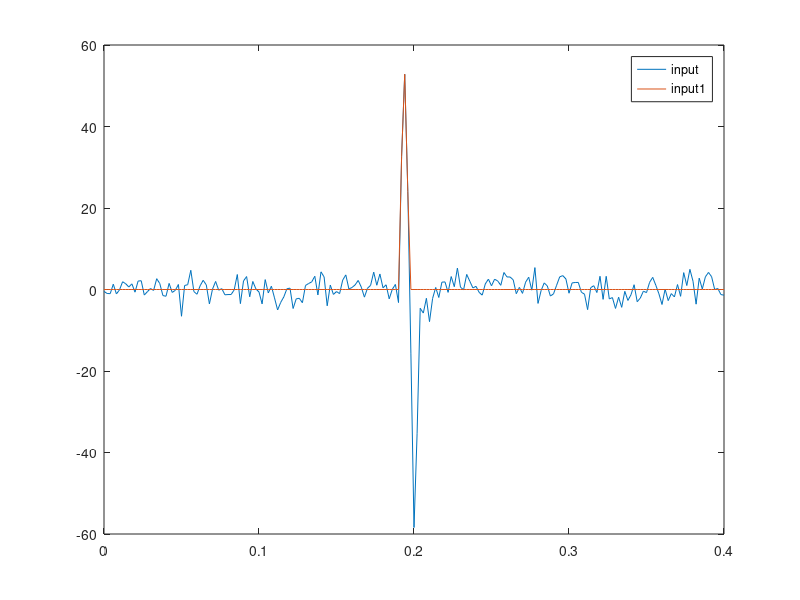
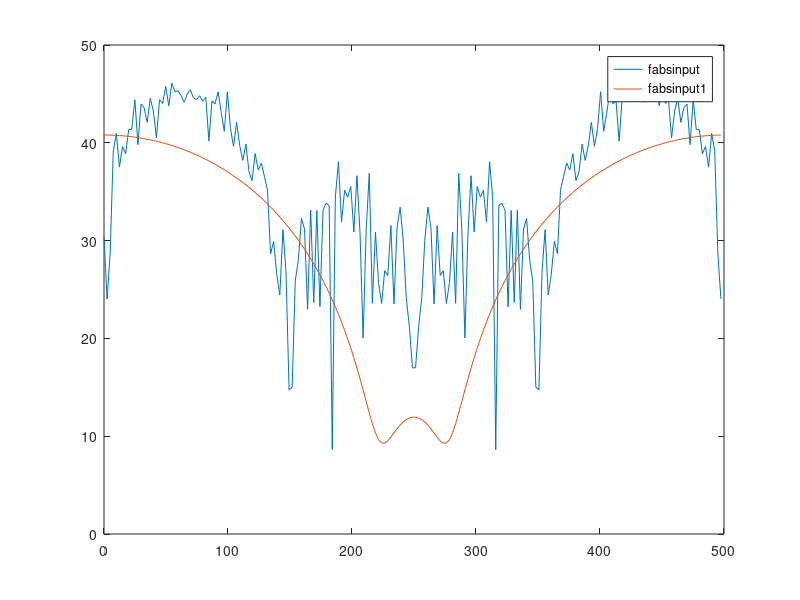

Write the MATLAB code that produced these figures, in order. (Note: this script raises an error after producing the figures.)
clc
clear all;
close all;

input=[0.000     0.012     0.032     0.044     0.020    -0.026    -0.068 ...
-0.077    -0.040     0.010     0.057     0.076     0.045    -0.004 ...
-0.051    -0.075    -0.052    -0.005     0.043     0.075     0.059 ...
 0.012    -0.037    -0.072    -0.065    -0.023     0.026     0.068 ...
 0.071     0.032    -0.018    -0.062    -0.073    -0.039     0.010 ...
 0.057     0.075     0.046    -0.003    -0.050    -0.074    -0.052 ...
-0.004     0.045     0.077     0.061     0.014    -0.036    -0.073 ...
-0.066    -0.023     0.027     0.070     0.072     0.032    -0.016 ...
-0.061    -0.073    -0.039     0.009     0.055     0.073     0.044 ...
-0.004    -0.051    -0.076    -0.056    -0.009     0.053     0.081 ...
 0.069     0.017    -0.055    -0.048    -0.104     0.013     0.002 ...
 0.057     0.129    -0.096     0.165    -0.291     0.153    -0.198 ...
 0.033     0.250    -0.383     0.783    -0.972     1.035    -1.088 ...
 0.623    -0.024    -0.995     2.703    -5.253    30.984    50.263 ...
22.011   -16.056   -59.076   -33.010    -7.162    -8.071    -1.255 ...
-6.592    -0.126     0.063    -0.782     1.831    -0.028     1.655 ...
 0.826     1.223     1.453     1.137     1.528     1.381     1.578 ...
 1.615     1.601     1.594     1.538     1.519     1.548     1.593 ...
 1.670     1.716     1.734     1.722     1.689     1.660     1.629 ...
 1.626     1.609     1.569     1.508     1.416     1.333     1.234 ...
 1.073     0.810     0.460     0.165     0.053     0.125     0.297 ...
 0.470     0.584     0.615     0.531     0.332     0.050    -0.331 ...
-0.840    -1.405    -1.866    -2.047    -1.886    -1.504    -1.050 ...
-0.671    -0.510    -0.641    -1.036    -1.470    -1.664    -1.530 ...
-1.196    -0.854    -0.609    -0.460    -0.387    -0.396    -0.482 ...
-0.614    -0.744    -0.807    -0.795    -0.749    -0.691    -0.640 ...
-0.560    -0.414    -0.231    -0.030     0.139     0.244     0.310 ...
 0.352     0.400     0.476     0.560     0.629     0.668     0.651 ...
 0.598     0.539     0.492     0.481     0.490];

%input(floor(3.0*end/4.0):end)=0;

input=input+2.0*randn(size(input)); 

input1=zeros(size(input)); 


nt=201;
dt = 2e-3;
t=[0:dt:(nt-1)*dt];
df=1./(nt*dt);
f=[0:df:(nt-1)*df];
omega=2.0*pi*f;

hnf=floor(nt/2);


tau=2.0*5.0/1545.8
%tau=2.0*5.0/1500.0
%tau=2.0*5.0/1000.0
eps=0.2


for i_iter = 1:nt
    if ((t(i_iter)>0.19)&&(t(i_iter)<0.198))
       input1(i_iter)=input(i_iter);  
    end
end


figure();
plot(t,input,t,input1);
legend('input','input1');


finput=fft(input);


fabsinput=mag2db(abs(fft(input)));
fabsinput1=mag2db(abs(fft(input1))); 


figure(); 
plot(f,fabsinput,f,fabsinput1); 
legend('fabsinput','fabsinput1'); 




%% Deghost
% First way
nominator1=1-exp(1i*omega*tau);
denominator1=2.0-2.0*cos(omega*tau)+eps;
foutput1=finput.*nominator1./denominator1;

% Second way
output2 = zeros(size(input));

for j_iter = 1:30
    
   foutput2 = fft(output2);

   minustshift = exp(1i*tau*omega);
   nominator2 = 1 - minustshift;
   denominator2 = 2 -  2*cos(omega*tau) + eps;
   finput = fft(input);
   foutput2 =( finput.*nominator2 + eps*foutput2)./denominator2;
   for j = nt:-1:floor(nt/2)
    foutput2(j) = conj(foutput2(nt - j + 2));
   end
 

   output2 = real(ifft(foutput2));
 
end

% Third Way
nominator3=1-exp(1i*omega*tau);
denominator3=2.0-2.0*cos(omega*tau)+eps;
foutput3=finput.*nominator3./denominator3;
foutput3(floor(nt/2)+1:nt)=conj(foutput3(nt+2-[floor(nt/2)+1:nt]));
output3=real(ifft(foutput3)); 
output3=(input+output3)/2.0; 


for i_iter=1:nt 
    if ((abs(output3(i_iter))>0.7*abs(input(i_iter)))&&(abs(output3(i_iter))<1.5*abs(input(i_iter))))
        output3(i_iter)=input(i_iter);
    else
        output3(i_iter)=0; 
    end
end


foutput3=fft(output3); 


% Forth way
nominator4=1-exp(1i*omega*tau);
denominator4=2.0-2.0*cos(omega*tau)+eps;
foutput4=finput.*nominator4./denominator4;
abssmoothfinput=transpose(smooth(abs(finput),30));
angoutput4=angle(foutput4); 
foutput4=abssmoothfinput.*exp(1i*angoutput4); 

% Fifth way
nominator5=1-exp(1i*omega*tau);
denominator5=2.0-2.0*cos(omega*tau)+eps;
foutput5=finput.*nominator5./denominator5;


foutput5(floor(nt/2)+1:nt)=conj(foutput5(nt+2-[floor(nt/2)+1:nt]));
output5=real(ifft(foutput5));

input2=(input+output5)/2.0;

for i_iter=1:nt 
    if ((abs(input2(i_iter))>0.7*abs(input(i_iter)))&&(abs(input2(i_iter))<1.5*abs(input(i_iter))))
        input2(i_iter)=input(i_iter);
    else
        input2(i_iter)=0; 
    end
end

finput2=fft(input2);


figure();
plot(t,input,t,input2,t,output5)
legend('input','input2','output5')


abssmoothfinput=transpose(smooth(abs(finput2)));
angoutput5=angle(foutput5); 
foutput5=abssmoothfinput.*exp(1i*angoutput5); 




ffilter1=abs(nominator1./denominator1);
ffilter2=abs(nominator2./denominator2);



% for i=nt:-1:floor(nt/2)
%    foutput(i)=conj(foutput(nt-i+2)); 
% end


foutput1(floor(nt/2)+1:nt)=conj(foutput1(nt+2-[floor(nt/2)+1:nt]));
foutput2(floor(nt/2)+1:nt)=conj(foutput2(nt+2-[floor(nt/2)+1:nt]));
foutput3(floor(nt/2)+1:nt)=conj(foutput3(nt+2-[floor(nt/2)+1:nt]));
foutput4(floor(nt/2)+1:nt)=conj(foutput4(nt+2-[floor(nt/2)+1:nt]));
foutput5(floor(nt/2)+1:nt)=conj(foutput5(nt+2-[floor(nt/2)+1:nt]));


output1=real(ifft(foutput1));
output2=real(ifft(foutput2));
output3=real(ifft(foutput3));
output4=real(ifft(foutput4)); 
output5=real(ifft(foutput5)); 



%% Mute both sides for a clean output
% [max_out1,nmax1]= max(output1);
% [max_out2,nmax2]= max(output2);
% 
% output_cut1=[output1(nmax1-25:nmax1+25)];  
% output_cut1([1:10 end-9:end])=0;
% output_sym1 =[output1(nmax1-25:nmax1) output1(nmax1-1:-1:nmax1-25)];
% output_sym1([1:10 end-9:end])=0;


figure();
plot(t,input,t,output1,t,output2,t,output3,t,output4,t,output5);
% plot(t,input,t,output3); 
legend('input','deghost1','deghost2','deghost3','deghost4','deghost5');


% figure();
% plot(t,input,t,output3)
% legend('input','deghost3'); 


%% Check the spectrum 
finput=mag2db(abs(fft(input)));
foutput1=mag2db(abs(fft(output1)));
foutput2=mag2db(abs(fft(output2)));
foutput3=mag2db(abs(fft(output3))); 
foutput4=mag2db(abs(fft(output4))); 
foutput5=mag2db(abs(fft(output5))); 


figure();
plot(f(1:hnf),finput(1:hnf),f(1:hnf),foutput1(1:hnf),f(1:hnf),foutput2(1:hnf),f(1:hnf),foutput3(1:hnf),f(1:hnf),foutput4(1:hnf),f(1:hnf),foutput5(1:hnf));
legend('finput','foutput1','foutput2','foutput3','foutput4','foutput5');


%% Check the filter spectrum
figure();
plot(f(1:hnf),ffilter1(1:hnf),f(1:hnf),ffilter2(1:hnf));
legend('filter 1','filter 2');



% figure;
% plot(0:dt:(length(output_sym)-1)*dt,output_sym,0:dt:(length(output_sym)-1)*dt,output_cut);
% 
% 
% figure,
% plot([1:length(t)]/max(t),abs(real(fft(input))),'b',[1:length(t)]/max(t),abs(real(fft(output))),'r');
% legend('input','output');


% save('farfield_wavelet_sym.txt','output_sym1','-ascii');
% save('farfield_wavelet.txt','output_cut1','-ascii');


%%% Finer grid source 
% finput=fft(output);
% finedt=dt/20.0;
% finet= 0:finedt:max(t);
% finent = length(finet);
% 
% finefinput=zeros(size(finet));
% finefinput(1:floor(nt/2)-1)=finput(1:floor(nt/2)-1);
% 
% for i_iter=finent:-1:floor(finent/2)
%   finefinput(i_iter)=conj(finefinput(finent-i_iter+2)); 
% end
% 
% fineinput=real(ifft(finefinput));


% figure();
% plot(t,output);
% legend('output');


% figure();
% plot(finet,fineinput);
% legend('fineinput');


% fid=fopen('farfield_sig','w');
% fwrite(fid,input,'single');
% fclose(fid);
% 
% 
% figure();
% plot(t,input);
% legend('input');
